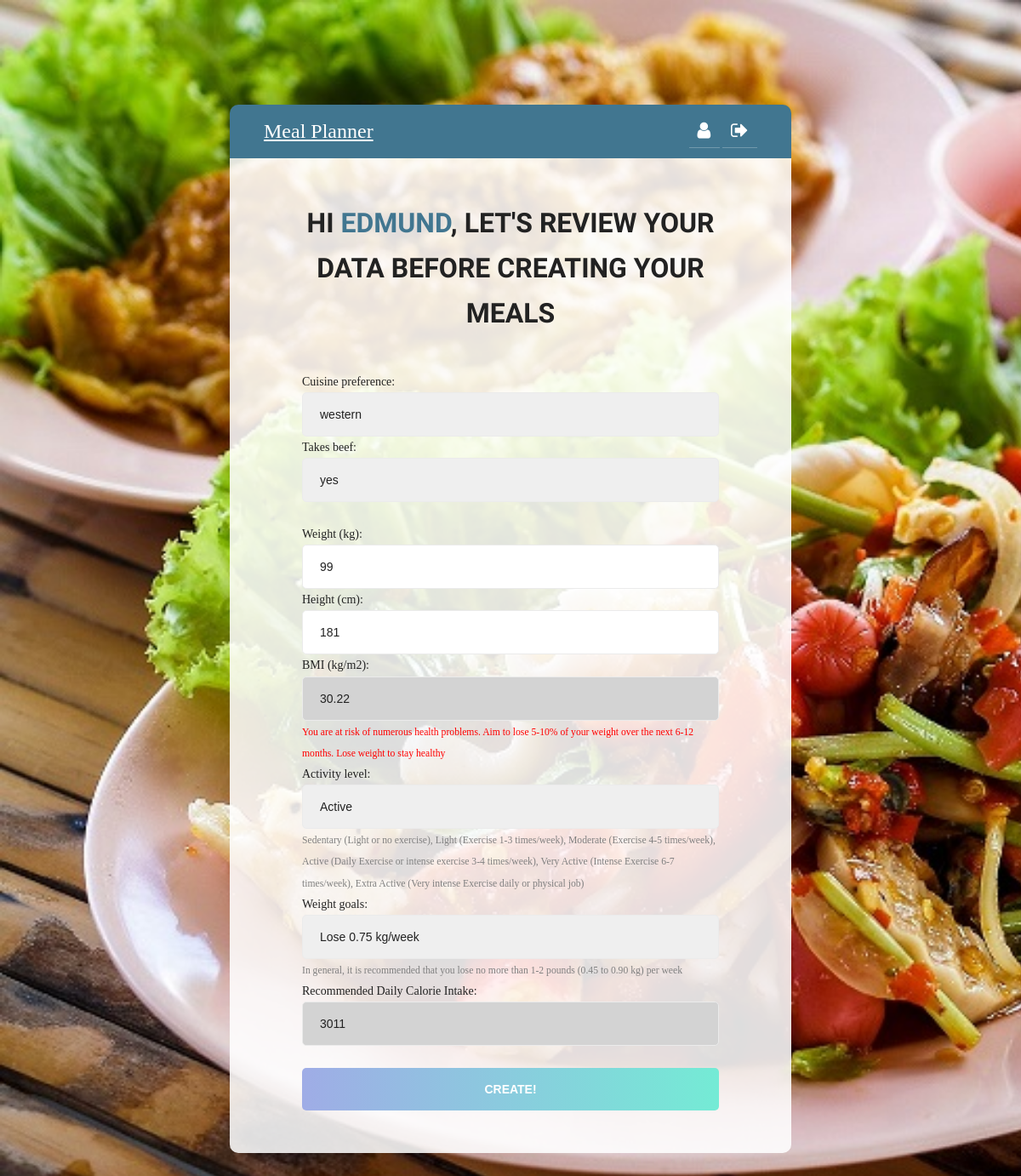
Page /kieFront/createPlan/ (signed in) on the earlier database version.
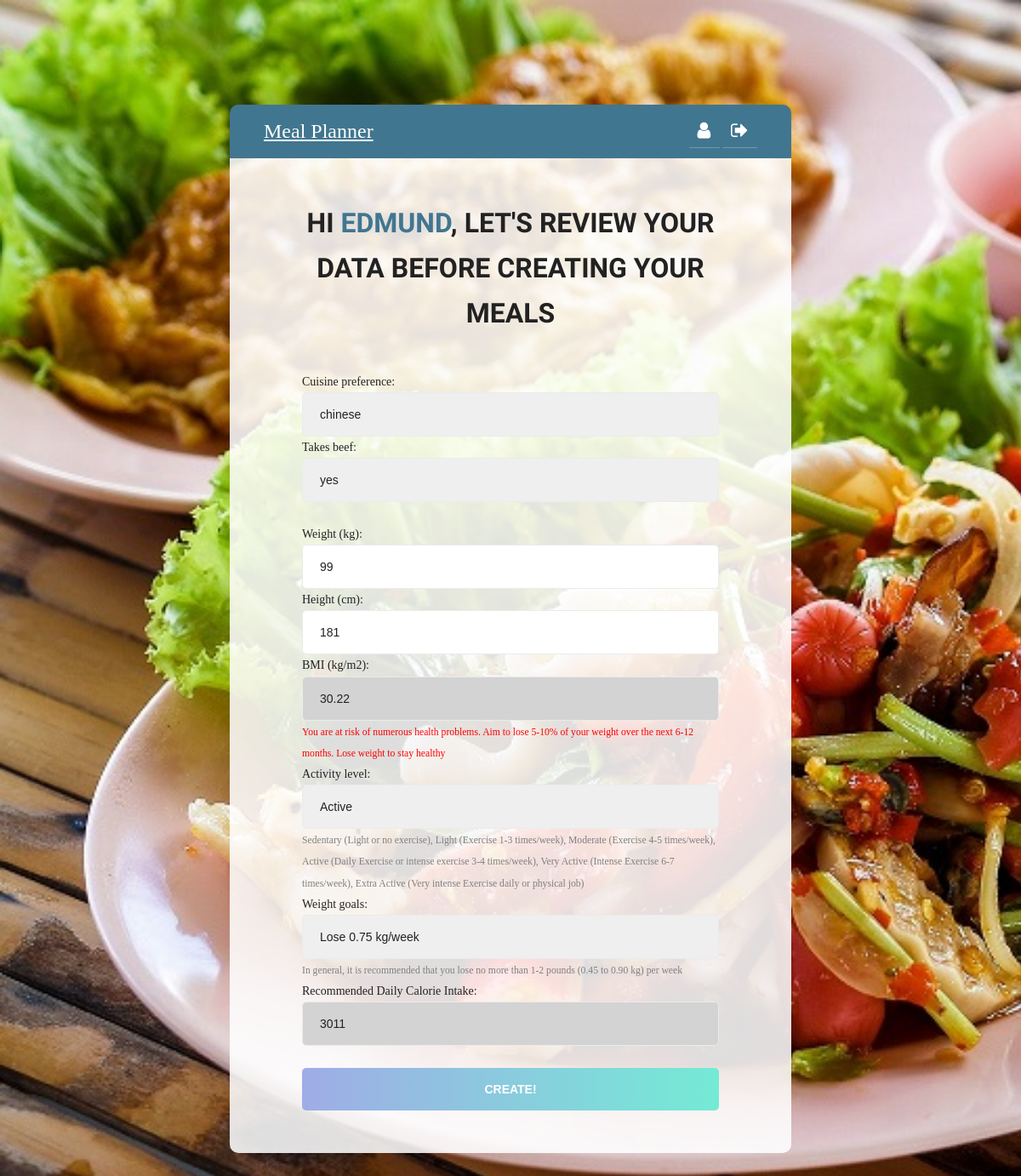
Same page on the later database version.
### kieFrontApp/models.py (models this page shows)
class User(AbstractUser):
    GENDER_MALE = 0
    GENDER_FEMALE = 1
    GENDER_CHOICES = [(GENDER_MALE, 'Male'), (GENDER_FEMALE, 'Female')]
    ACT_SEDENTARY = 0
    ACT_LIGHT = 1
    ACT_MODERATE = 2
    ACT_ACTIVE= 3
    ACT_VERYACTIVE= 4
    ACT_EXTRAACTIVE= 5
    ACTIVITY_CHOICES = [(ACT_SEDENTARY, 'Sedentary'), (ACT_LIGHT, 'Light'), (ACT_MODERATE, 'Moderate'),
        (ACT_ACTIVE, 'Active'), (ACT_VERYACTIVE, 'Very Active'), (ACT_EXTRAACTIVE, 'Extra Active')]
    CUISINE_CHOICES = [(0, 'none'), (1, 'chinese'), (2, 'malay'), (3, 'indian'), (4, 'western')]
    email = models.EmailField(null=True, blank=True)
    weight = models.DecimalField(null=True, blank=True, decimal_places=2, max_digits=6)
    height = models.DecimalField(null=True, blank=True, decimal_places=2, max_digits=6 )
    birth_date = models.DateField(null=True, blank=True)
    gender = models.IntegerField(null=True, default=0, blank=True, choices=GENDER_CHOICES)
    activity = models.IntegerField(null=True, default=0, blank=True, choices=ACTIVITY_CHOICES)
    cuisine_preference = models.IntegerField(null=True, default=0, blank=True, choices=CUISINE_CHOICES)
    takes_beef = models.IntegerField(null=True, default=0, blank=True, choices=[(0, 'yes'), (1, 'no')])

### kieFrontApp/views.py (the view, shortened to what this page needs)
class CreatePlanView(TemplateView):
    def get(self, request, **kwargs):
        if (request.user.is_authenticated):
            u = request.user
            age_rdelta = relativedelta(datetime.date.today(), u.birth_date)
            age = age_rdelta.years + age_rdelta.months/12 + age_rdelta.days / 365.25
            wt = u.weight.__float__()   # weight in kg
            ht = u.height.__float__()   # height in cm
            act = ACTIVITY_DICT.get(u.activity, 1.2)  # activity factor
            bmi =  wt / (ht/100)**2
            amr = CalculateCalories(u.gender, wt, ht, age, act)
            return render(request, 'createPlan.html', context={
                "BMI": bmi,
                "Calories" : amr,
                "AGE": age
            })
        else:
           return redirect('/login/')

### kieFrontApp/views.py (called while the page is built)
def CalculateCalories(gender, wt, ht, age, activity):
    if (gender == 0):
        bmr = 10*wt + 6.25*ht - 5*age + 5
    else:
        bmr = 10*wt + 6.25*ht - 5*age - 161
    return activity * bmr

### kieFrontApp/templates/createPlan.html (shortened to what this page needs)
{% extends 'baseLoggedIn.html' %}
{% load static %}
{% block content %}
            <div class="loggedin-content">
                <form method="POST" id="createMeal-form" class="signup-form" action="/createPlan/">
                    <h2 class="form-title">Hi <span style="color: #417690;">{{user.username}}</span>, let's review your data before creating your meals</h2>
                    <div class="form-group">
                            <label for="id_cuisine_preference">Cuisine preference:</label>
                            <select name="cuisine_preference" class="form-input" id="id_cuisine_preference">
                                <option value="1" {% if user.cuisine_preference == 1 %}selected{% endif %}>chinese</option>
                                <option value="4" {% if user.cuisine_preference == 4 %}selected{% endif %}>western</option>
                            </select>
                    </div>
                    <div class="form-group">
                            <label for="id_takes_beef">Takes beef:</label>
                            <select name="takes_beef" class="form-input" id="id_takes_beef">
                                <option value="0" {% if user.takes_beef == 0 %}selected{% endif %}>yes</option>
                            </select>
                    </div>
                    <br />
                    <div class="form-group">
                        <label for="id_weight">Weight (kg):</label>
                        <input type="number" class="form-input" name="weight" id="id_weight" min="20" max="200" step="1" value="{{ user.weight|floatformat:0}}"/>
                    </div>
                    <div class="form-group">
                        <label for="id_height">Height (cm):</label>
                        <input type="number" class="form-input" name="height" id="id_height" min="50" max="300" step="1" value="{{ user.height|floatformat:0 }}"/>
                   </div>
                    <div class="form-group">
                        <label for="id_bmi">BMI (kg/m2):</label>
                        <input type="text" class="form-input readonly" name="bmi" id="id_bmi" value="{{ BMI|floatformat:2 }}" readonly />
                        {% if BMI <= 18.5 %}
                        <small id="h_bmi" style="color: red">Risk of nutritional deficiency diseases and osteoporosis</small>
                        {% elif BMI < 23.0 %}
                        <small id="h_bmi" style="color: grey">Maintain your healthy weight by balancing diet and exercise.</small>
                        {% elif BMI < 27.5 %}
                        <small id="h_bmi" style="color: #ff9900">Aim to lose 5-10% of your weight over the next 6-12 months for a healthier you</small>
                        {% else %}
                        <small id="h_bmi" style="color: red">You are at risk of numerous health problems. Aim to lose 5-10% of your weight over the next 6-12 months. Lose weight to stay healthy</small>
                        {% endif %}
                    </div>
                    <div class="form-group">
                        <label for="id_activity">Activity level:</label>
                        <select name="activity" class="form-input" id="id_activity">
                            <option value="3" {% if user.activity == 3 %}selected{% endif %}>Active</option>
                        </select>
                        <small style="color: grey">Sedentary (Light or no exercise),
                            Light (Exercise 1-3 times/week), Moderate (Exercise 4-5 times/week),
                            Active (Daily Exercise or intense exercise 3-4 times/week),
                            Very Active (Intense Exercise 6-7 times/week), Extra Active (Very intense Exercise daily or physical job)</small>
                   </div>
                    <div class="form-group">
                        <label for="id_goals">Weight goals:</label>
                        <select name="goals" class="form-input" id="id_goals">
                            {% if BMI <= 18.5 %}
                            <option value="4" >Lose 1 kg/week</option>
                            <option value="3" >Lose 0.75 kg/week</option>
                            <option value="2" >Lose 0.5 kg/week</option>
                            <option value="1" >Lose 0.25 kg/week</option>
                            <option selected value="0" >Maintain Weight</option>
                            {% elif BMI < 23.0 %}
                            <option value="4" >Lose 1 kg/week</option>
                            <option value="3" >Lose 0.75 kg/week</option>
                            <option value="2" >Lose 0.5 kg/week</option>
                            <option value="1" >Lose 0.25 kg/week</option>
                            <option selected value="0" >Maintain Weight</option>
                            {% elif BMI < 27.5 %}
                            <option value="4" >Lose 1 kg/week</option>
                            <option value="3" >Lose 0.75 kg/week</option>
                            <option selected value="2" >Lose 0.5 kg/week</option>
                            <option value="1" >Lose 0.25 kg/week</option>
                            <option value="0" >Maintain Weight</option>
                            {% else %}
                            <option selected value="3" >Lose 0.75 kg/week</option>
                            {% endif %}
                        </select>
                        <small style="color: grey">In general, it is recommended that you lose no more than 1-2 pounds (0.45 to 0.90 kg) per week</small>
                    </div>
                    <div class="form-group">
                        <label for="id_calories">Recommended Daily Calorie Intake:</label>
                        <input type="text" class="form-input readonly" name="calories" id="id_calories" step="1" value="{{ Calories|floatformat:0 }}" readonly />
                    </div>
                    <br>
                    <div class="form-group">
                      <input type="submit" name="submit" id="createPlan_submit" class="form-submit" value="Create!"/>
                    </div>
                </form>
            </div>
{% endblock %}

### kieFrontApp/templates/baseLoggedIn.html (shortened to what this page needs)
<!DOCTYPE html>
<html lang="en">
<head>
    {% load static %}
    <link rel="stylesheet" href="{% static 'fonts/material-icon/css/material-design-iconic-font.min.css' %}">
    <link rel="stylesheet" href="{% static 'fonts/font-awesome-4.7.0/css/font-awesome.min.css' %}">
    <link rel="stylesheet" href="{% static 'css/style.css' %}">
    <link rel="stylesheet" href="{% static 'vendor/slider/slider.css' %}" />
</head>
<body>
    <div class="main">
        <section class="signup">
            <div class="container">
                <div id="header">
                  <div id="branding">
                    <h1 id="site-name"><a href="/">Meal Planner</a></h1>
                  </div>
                  <div id="user-tools">
                    <a href="/viewPlan/" title="profile"><i class="fa fa-2x fa-user"></i></a>
                    <a href="/logout/" title="sign-out"><i class="fa fa-2x fa-sign-out" ></i></a>
                  </div>
                </div>
                {% block content %}
                {% endblock %}
            </div>
        </section>
    </div>
</body>
</html>

### kieFrontApp/static/css/style.css (style rules this page uses)
input, select, textarea { outline: none; appearance: unset !important; -moz-appearance: unset !important; -webkit-appearance: unset !important; -o-appearance: unset !important; -ms-appearance: unset !important; }
h2 { line-height: 1.66; margin: 0; padding: 0; font-weight: 900; color: #222; font-family: 'Amatic SC'; font-size: 32px; text-transform: uppercase; text-align: center; margin-bottom: 40px; }
body { font-size: 14px; line-height: 1.8; color: #222; font-weight: 400; font-family: 'Montserrat'; background-image: url("../images/background/bg1.jpg"); background-size: cover; -moz-background-size: cover; -webkit-background-size: cover; -o-background-size: cover; -ms-background-size: cover; background-attachment: fixed; background-position: left top; padding: 115px 0; }
.container { width: 660px; position: relative; margin: 0 auto; }
.loggedin-content { background: #ffffffdd; border-radius: 0 0 10px 10px; -moz-border-radius: 0 0 10px 10px; -webkit-border-radius: 0 0 10px 10px; -o-border-radius: 0 0 10px 10px; -ms-border-radius: 0 0 10px 10px; padding: 50px 85px; }
.form-input, .form-input-date { width: 100%; border: 1px solid #ebebeb; border-radius: 5px; -moz-border-radius: 5px; -webkit-border-radius: 5px; -o-border-radius: 5px; -ms-border-radius: 5px; padding: 17px 20px; box-sizing: border-box; font-size: 14px; font-weight: 500; color: #222; }
.form-input.readonly { background: lightgray; cursor: not-allowed; }
.form-submit { width: 100%; border-radius: 5px; -moz-border-radius: 5px; -webkit-border-radius: 5px; -o-border-radius: 5px; -ms-border-radius: 5px; padding: 17px 20px; box-sizing: border-box; font-size: 14px; font-weight: 700; color: #fff; text-transform: uppercase; border: none; text-decoration: none; background-image: -moz-linear-gradient(to left, #74ebd5, #9face6); background-image: -ms-linear-gradient(to left, #74ebd5, #9face6); background-image: -o-linear-gradient(to left, #74ebd5, #9face6); background-image: -webkit-linear-gradient(to left, #74ebd5, #9face6); background-image: linear-gradient(to left, #74ebd5, #9face6); }
input.form-submit[type="submit"] { cursor: pointer; }
#header { width: auto; height: auto; display: flex; justify-content: space-between; align-items: center; padding: 10px 40px; background: #417690; color: #fff; overflow: hidden; border-radius: 10px 10px 0 0; -moz-border-radius: 10px 10px 0 0; -webkit-border-radius: 10px 10px 0 0; -o-border-radius: 10px 10px 0 0; -ms-border-radius: 10px 10px 0 0; }
#header a:link, #header a:visited { color: #fff; }
#branding { float: left; }
#branding h1 { padding: 0; margin: 0 20px 0 0; font-weight: 300; font-size: 24px; color: #fff; }
#branding h1, #branding h1 a:link, #branding h1 a:visited { color: #fff; }
#user-tools { float: right; padding: 0; margin: 0 0 0 20px; font-weight: 300; font-size: 11px; letter-spacing: 0.5px; text-transform: uppercase; text-align: right; }
#user-tools a { border-bottom: 1px solid rgba(255, 255, 255, 0.25); padding: 10px; }

Differences in the rows shown:
changed User "EDMUND": cuisine_preference "western" → "chinese"
